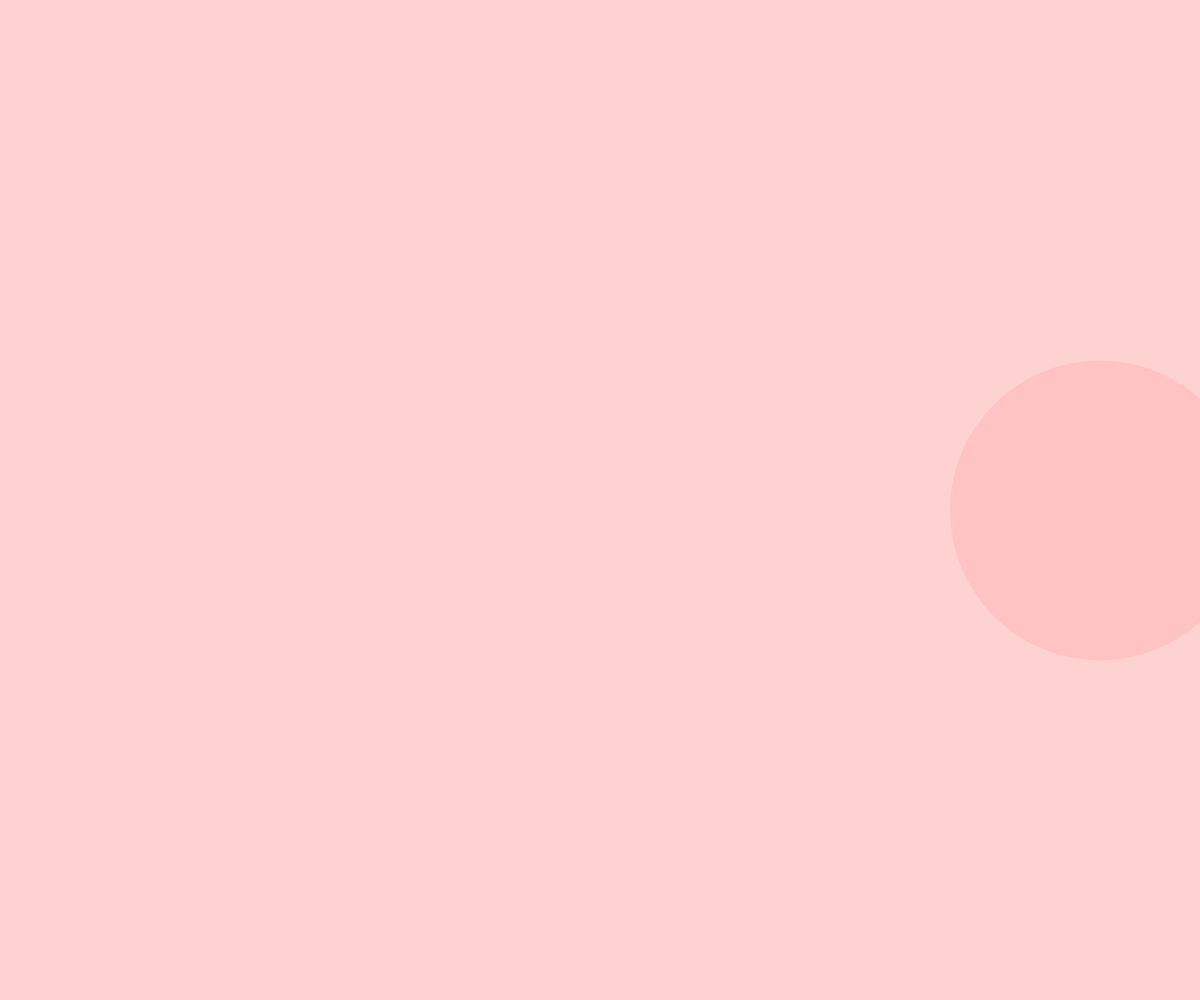
Frame 1 (no input)
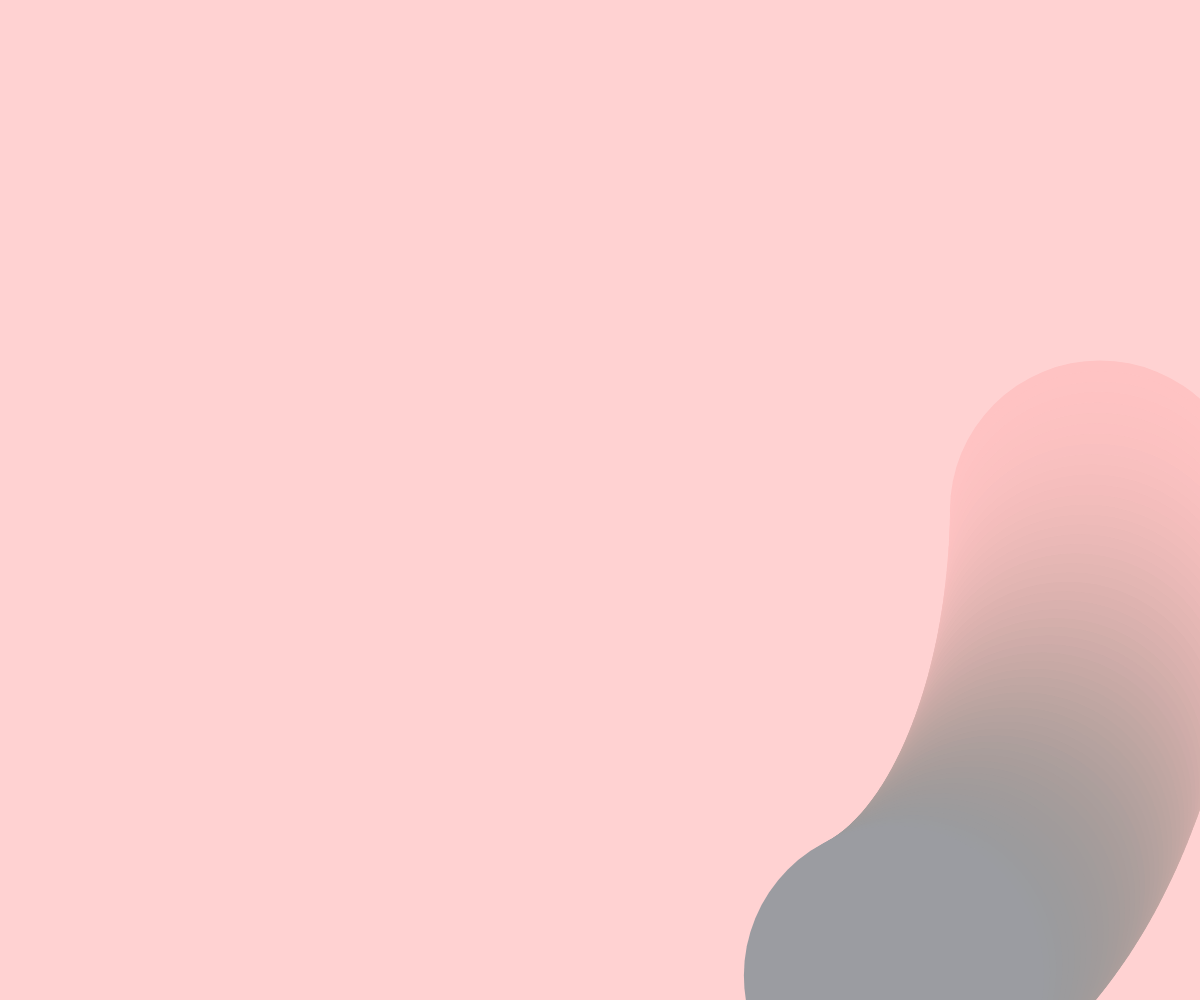
Frame 60 (no input)
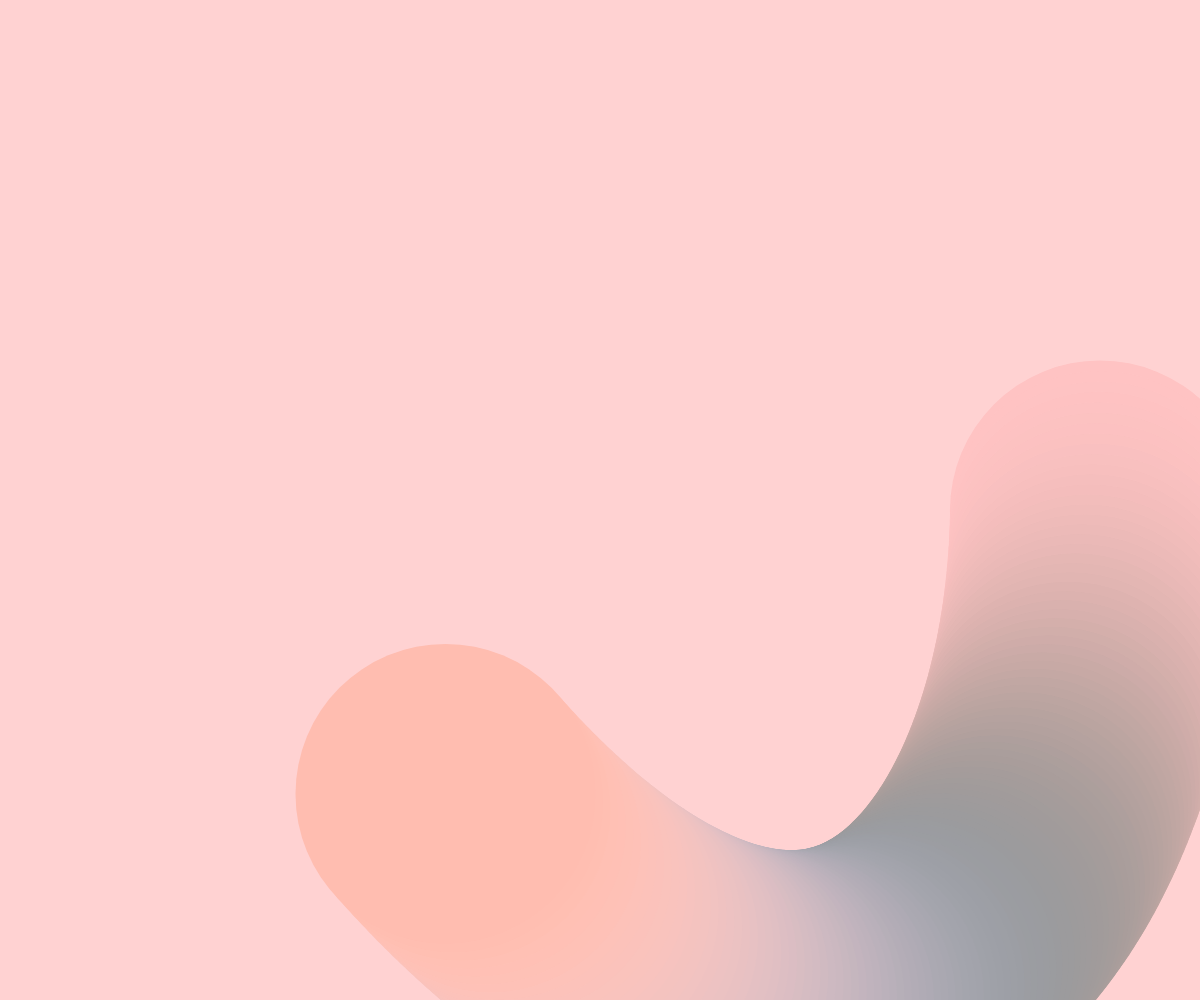
Frame 120 (the mouse pressed at the canvas centre since frame 60)

The p5.js sketch that drew these frames (run headless with seeded random() and noise() and a simulated clock; from frame 60 on, the mouse is pressed at the canvas centre):

// p5.js sketch
// ── sketch.js

function setup() {
	createCanvas(windowWidth, windowHeight)
	background(255, 210, 210)
}

function windowResized(){
	resizeCanvas(windowWidth, windowHeight)
	background(255, 210, 210)
}

function draw() {

	// fill(0, 1)
	// rect(0, 0, width, height)

	translate(width/2, height/2)

	const num = 1200
	const t = frameCount * TAU / num

	const raggio = min(width/2, height/2)
	const A = 3
	const B = 4

	const x = cos(t*A) * raggio
	const y = sin(t*B) * raggio

	const r = (cos(t * 10.13) * 0.5 + 0.5) * 100 + 155
	const g = (cos(t * 11.21) * 0.5 + 0.5) * 40  + 155
	const b = (cos(t * 12.43) * 0.5 + 0.5) * 40  + 155

	noStroke()
	fill(r, g, b)
	ellipse(x, y, 300, 300)

}
